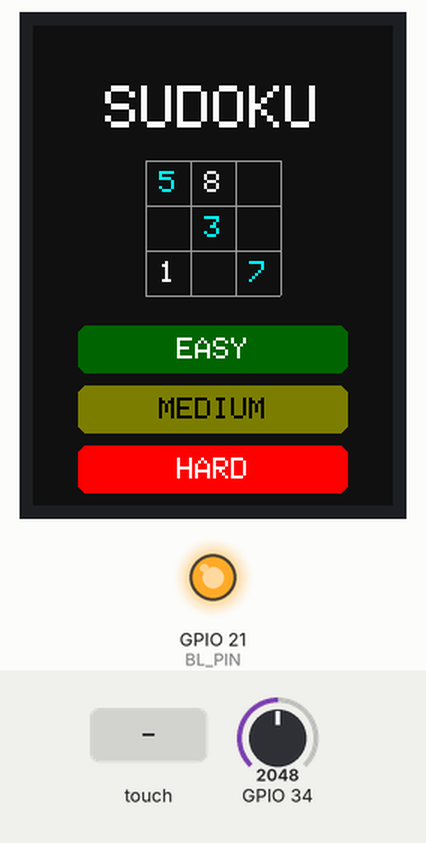
Simulated run of this sketch. Board: ESP32. Shown: 240×320 colour display, output pins drawn as LEDs (lit = HIGH). The test bench sets the inputs (shaded band); at power-on: GPIO 34 = 2048. Random numbers use the default seed unless the sketch sets one.

Above: at 1.5 s.
1.6 s: touch panel pressed at 13 % / 70 % of its raw x / y range
At 2.5 s:
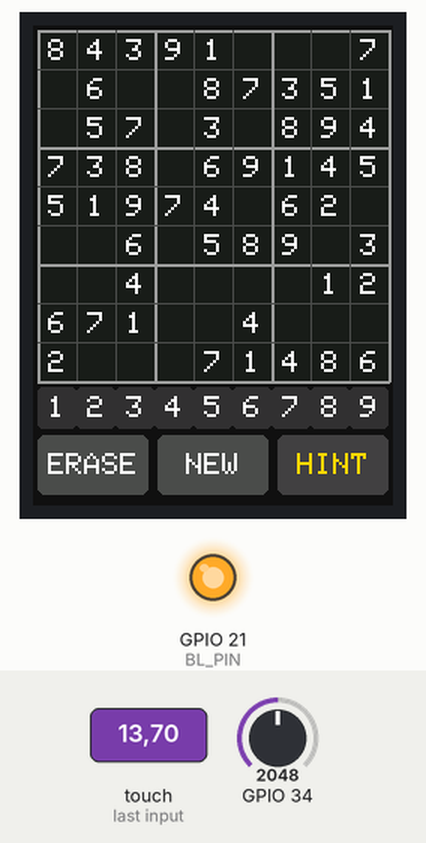
3.3 s: touch panel pressed at 13 % / 10 % of its raw x / y range
At 3.44 s:
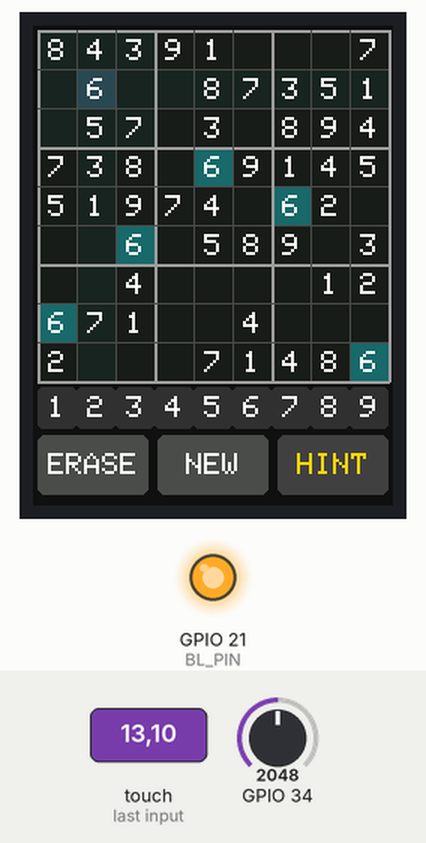
5.0 s: touch panel pressed at 38 % / 90 % of its raw x / y range
At 5.8 s:
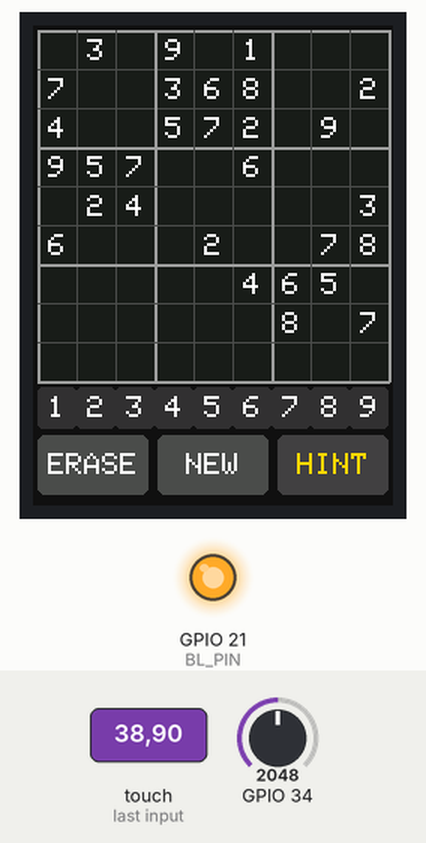
6.9 s: touch panel pressed at 87 % / 10 % of its raw x / y range
At 7.04 s:
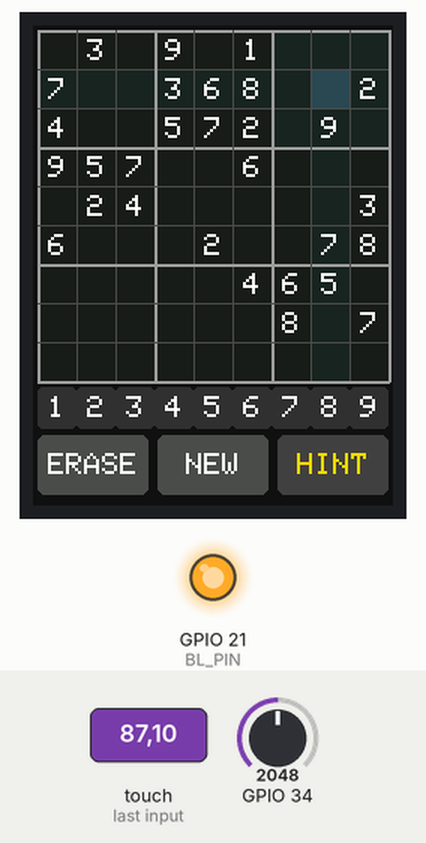
Timing chart, 0 to 9.6 s (numbered marks = the images above; inputs shaded):
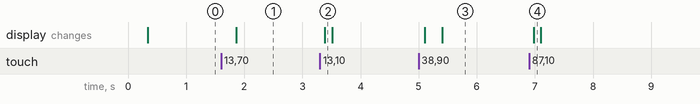

The sketch:

Sudoku_CYD.ino
```cpp
/*
 * ============================================================================
 *  SUDOKU - Minimal Sudoku Game for ESP32-2432S028R (Cheap Yellow Display)
 * ============================================================================
 *  TFT_eSPI User_Setup.h:  ILI9341_2_DRIVER, MOSI=13 SCLK=14 CS=15
 *                           DC=2 RST=12 BL=21 SPI_FREQ=55000000
 *  Board: ESP32 Dev Module
 *  Touch: XPT2046 on HSPI (CLK=25, MISO=39, MOSI=32, CS=33, IRQ=36)
 */
#include <SPI.h>
#include <TFT_eSPI.h>
#include <XPT2046_Touchscreen.h>
#include <SD.h>


// ── Hardware pins ──────────────────────────────────────────────────────────
#define TOUCH_CS  33
#define TOUCH_IRQ 36
#define BL_PIN    21

TFT_eSPI tft = TFT_eSPI();
SPIClass hsp(HSPI);
XPT2046_Touchscreen ts(TOUCH_CS, TOUCH_IRQ);

// ── Screen geometry (portrait 240×320) ─────────────────────────────────────
#define SW 240
#define SH 320

// Grid: 9×9 cells, 26px each = 234px, centered with 3px offset
#define CELL   26
#define GRID_X 3
#define GRID_Y 3
#define GRID_W (CELL * 9)  // 234

// Number picker: row of 9 buttons below the grid
#define PICK_Y (GRID_Y + GRID_W + 4)   // ~241
#define PICK_H 28

// Action buttons below number picker
#define BTN_Y  (PICK_Y + PICK_H + 4)   // ~273
#define BTN_H  40

// ── Colors ─────────────────────────────────────────────────────────────────
#define C_BG       0x1082  // Dark background
#define C_GRID     0x4A69  // Grid lines
#define C_THICK    0x9CF3  // Thick grid lines (3×3 borders)
#define C_CELL     0x18E3  // Cell background
#define C_SEL      0x2A4A  // Selected cell highlight
#define C_GIVEN    0xFFFF  // Given/clue numbers (white)
#define C_PLAYED   0x07FF  // Player-entered numbers (cyan)
#define C_ERROR    0xF800  // Error highlight (red)
#define C_PICKER   0x3186  // Number picker background
#define C_PICKSEL  0x07FF  // Selected number in picker
#define C_PICKTXT  0xFFFF  // Picker text
#define C_BTN      0x4A69  // Button background
#define C_BTNTXT   0xFFFF  // Button text
#define C_WIN      0x07E0  // Win text (green)
#define C_SAME     0x1B4D  // Highlight cells with same number

// ── Touch ──────────────────────────────────────────────────────────────────
#define TDEB 120
static unsigned long lastTouch = 0;

// ── Game state ─────────────────────────────────────────────────────────────
static uint8_t puzzle[9][9];   // Current board (0 = empty)
static uint8_t solution[9][9]; // Full solution
static bool    given[9][9];    // true = clue cell (immutable)
static int8_t  selR = -1, selC = -1;  // Selected cell (-1 = none)
static uint8_t selNum = 0;            // Selected number in picker (0 = none/erase)
static bool    won = false;
static uint8_t difficulty = 35;        // Number of cells to remove (higher = harder)

// ── Screens ────────────────────────────────────────────────────────────────
enum Screen { SCR_MENU, SCR_GAME };
static Screen screen = SCR_MENU;

// ── Random seed ────────────────────────────────────────────────────────────
// Uses analogRead noise for seeding
void seedRandom() {
  uint32_t seed = 0;
  for (int i = 0; i < 32; i++) {
    seed = (seed << 1) | (analogRead(34) & 1);
    delayMicroseconds(50);
  }
  randomSeed(seed);
}

// ══════════════════════════════════════════════════════════════════════════
//  SUDOKU GENERATOR
// ══════════════════════════════════════════════════════════════════════════

// Check if placing val at (r,c) is valid in the given board
bool isValid(uint8_t board[9][9], uint8_t r, uint8_t c, uint8_t val) {
  for (uint8_t i = 0; i < 9; i++) {
    if (board[r][i] == val) return false;
    if (board[i][c] == val) return false;
  }
  uint8_t br = (r / 3) * 3, bc = (c / 3) * 3;
  for (uint8_t i = 0; i < 3; i++)
    for (uint8_t j = 0; j < 3; j++)
      if (board[br + i][bc + j] == val) return false;
  return true;
}

// Fill the board using backtracking with randomized digit order
bool fillBoard(uint8_t board[9][9], uint8_t pos) {
  if (pos == 81) return true;
  uint8_t r = pos / 9, c = pos % 9;
  // Shuffle digits 1-9
  uint8_t digits[9] = {1,2,3,4,5,6,7,8,9};
  for (int i = 8; i > 0; i--) {
    int j = random(0, i + 1);
    uint8_t t = digits[i]; digits[i] = digits[j]; digits[j] = t;
  }
  for (uint8_t d = 0; d < 9; d++) {
    if (isValid(board, r, c, digits[d])) {
      board[r][c] = digits[d];
      if (fillBoard(board, pos + 1)) return true;
      board[r][c] = 0;
    }
  }
  return false;
}

// Generate a new puzzle
void generatePuzzle(uint8_t removals) {
  memset(solution, 0, sizeof(solution));
  fillBoard(solution, 0);

  // Copy solution to puzzle, then remove cells
  memcpy(puzzle, solution, sizeof(solution));
  memset(given, true, sizeof(given));

  // Randomly remove cells
  uint8_t removed = 0;
  uint16_t attempts = 0;
  while (removed < removals && attempts < 300) {
    uint8_t r = random(0, 9);
    uint8_t c = random(0, 9);
    if (puzzle[r][c] != 0) {
      puzzle[r][c] = 0;
      given[r][c] = false;
      removed++;
    }
    attempts++;
  }

  selR = -1; selC = -1; selNum = 0; won = false;
}

// Check if the board is fully and correctly solved
bool checkWin() {
  for (uint8_t r = 0; r < 9; r++)
    for (uint8_t c = 0; c < 9; c++)
      if (puzzle[r][c] != solution[r][c]) return false;
  return true;
}

// ══════════════════════════════════════════════════════════════════════════
//  DRAWING
// ══════════════════════════════════════════════════════════════════════════

void drawCenteredText(const char* txt, int16_t x, int16_t y, int16_t w,
                      uint8_t sz, uint16_t fg, uint16_t bg) {
  int16_t tw = strlen(txt) * 6 * sz;
  tft.setTextSize(sz);
  tft.setTextColor(fg, bg);
  tft.setCursor(x + (w - tw) / 2, y);
  tft.print(txt);
}

void drawGrid() {
  // Cell backgrounds
  for (uint8_t r = 0; r < 9; r++) {
    for (uint8_t c = 0; c < 9; c++) {
      int16_t x = GRID_X + c * CELL;
      int16_t y = GRID_Y + r * CELL;

      // Determine cell color
      uint16_t bg = C_CELL;
      bool isSelected = (r == selR && c == selC);

      // Highlight same-number cells
      if (selR >= 0 && selC >= 0 && puzzle[selR][selC] != 0 &&
          puzzle[r][c] == puzzle[selR][selC] && !isSelected) {
        bg = C_SAME;
      }

      // Highlight same row/col/box as selection
      if (selR >= 0 && selC >= 0 && !isSelected) {
        if (r == selR || c == selC ||
            (r/3 == selR/3 && c/3 == selC/3)) {
          if (bg == C_CELL) bg = 0x1924; // Subtle row/col highlight
        }
      }

      if (isSelected) bg = C_SEL;

      // Error check: player-entered number that conflicts
      bool isError = false;
      if (!given[r][c] && puzzle[r][c] != 0 && puzzle[r][c] != solution[r][c]) {
        isError = true;
      }

      tft.fillRect(x + 1, y + 1, CELL - 1, CELL - 1, bg);

      // Draw number
      if (puzzle[r][c] != 0) {
        char num[2] = { (char)('0' + puzzle[r][c]), 0 };
        uint16_t fg = given[r][c] ? C_GIVEN : (isError ? C_ERROR : C_PLAYED);
        drawCenteredText(num, x, y + 6, CELL, 2, fg, bg);
      }
    }
  }

  // Grid lines - thin lines for all cells
  for (uint8_t i = 0; i <= 9; i++) {
    int16_t x = GRID_X + i * CELL;
    int16_t y = GRID_Y + i * CELL;
    uint16_t color = (i % 3 == 0) ? C_THICK : C_GRID;
    uint8_t  thick = (i % 3 == 0) ? 2 : 1;
    // Vertical
    tft.fillRect(x, GRID_Y, thick, GRID_W + 1, color);
    // Horizontal
    tft.fillRect(GRID_X, y, GRID_W + 1, thick, color);
  }
}

void drawNumberPicker() {
  for (uint8_t i = 0; i < 9; i++) {
    int16_t x = GRID_X + i * CELL;
    uint16_t bg = (selNum == i + 1) ? C_PICKSEL : C_PICKER;
    uint16_t fg = (selNum == i + 1) ? 0x0000 : C_PICKTXT;
    tft.fillRoundRect(x, PICK_Y, CELL, PICK_H, 3, bg);
    char num[2] = { (char)('1' + i), 0 };
    drawCenteredText(num, x, PICK_Y + 6, CELL, 2, fg, bg);
  }
}

void drawButtons() {
  // Erase button
  tft.fillRoundRect(GRID_X, BTN_Y, 74, BTN_H, 5, C_BTN);
  drawCenteredText("ERASE", GRID_X, BTN_Y + 12, 74, 2, C_BTNTXT, C_BTN);

  // New Game button
  tft.fillRoundRect(GRID_X + 80, BTN_Y, 74, BTN_H, 5, C_BTN);
  drawCenteredText("NEW", GRID_X + 80, BTN_Y + 12, 74, 2, C_BTNTXT, C_BTN);

  // Hint button
  tft.fillRoundRect(GRID_X + 160, BTN_Y, 74, BTN_H, 5, 0x4208);
  drawCenteredText("HINT", GRID_X + 160, BTN_Y + 12, 74, 2, 0xFEA0, 0x4208);
}

void drawGameScreen() {
  tft.fillScreen(C_BG);
  drawGrid();
  drawNumberPicker();
  drawButtons();

  if (won) {
    tft.fillRoundRect(20, 130, 200, 50, 8, 0x0000);
    tft.drawRoundRect(20, 130, 200, 50, 8, C_WIN);
    drawCenteredText("SOLVED!", 20, 142, 200, 3, C_WIN, 0x0000);
  }
}

void drawMenuScreen() {
  tft.fillScreen(C_BG);

  drawCenteredText("SUDOKU", 0, 40, SW, 4, C_GIVEN, C_BG);

  // Decorative grid icon
  int16_t gx = 75, gy = 90;
  for (int i = 0; i <= 3; i++) {
    tft.drawFastHLine(gx, gy + i * 30, 90, C_THICK);
    tft.drawFastVLine(gx + i * 30, gy, 90, C_THICK);
  }
  // A few sample numbers
  tft.setTextSize(2); tft.setTextColor(C_PLAYED, C_BG);
  tft.setCursor(gx + 9, gy + 7);  tft.print("5");
  tft.setCursor(gx + 39, gy + 37); tft.print("3");
  tft.setCursor(gx + 69, gy + 67); tft.print("7");
  tft.setTextColor(C_GIVEN, C_BG);
  tft.setCursor(gx + 39, gy + 7);  tft.print("8");
  tft.setCursor(gx + 9, gy + 67);  tft.print("1");

  // Difficulty buttons
  int16_t by = 200;
  tft.fillRoundRect(30, by, 180, 32, 6, 0x0320);
  drawCenteredText("EASY", 30, by + 8, 180, 2, C_BTNTXT, 0x0320);

  tft.fillRoundRect(30, by + 40, 180, 32, 6, 0x7BE0);
  drawCenteredText("MEDIUM", 30, by + 48, 180, 2, 0x0000, 0x7BE0);

  tft.fillRoundRect(30, by + 80, 180, 32, 6, 0xF800);
  drawCenteredText("HARD", 30, by + 88, 180, 2, C_BTNTXT, 0xF800);
}

// ══════════════════════════════════════════════════════════════════════════
//  TOUCH HANDLING
// ══════════════════════════════════════════════════════════════════════════

void handleGameTouch(int16_t tx, int16_t ty) {
  // Grid tap — select a cell
  if (tx >= GRID_X && tx < GRID_X + GRID_W &&
      ty >= GRID_Y && ty < GRID_Y + GRID_W) {
    uint8_t c = (tx - GRID_X) / CELL;
    uint8_t r = (ty - GRID_Y) / CELL;
    if (c < 9 && r < 9) {
      if (selR == r && selC == c) {
        selR = -1; selC = -1; // Deselect on re-tap
      } else {
        selR = r; selC = c;
      }
      // If a number is selected in picker and cell is not given, place it
      if (selR >= 0 && selC >= 0 && !given[selR][selC] && selNum > 0 && !won) {
        puzzle[selR][selC] = selNum;
        if (checkWin()) won = true;
      }
      drawGrid();
      drawNumberPicker();
      if (won) {
        tft.fillRoundRect(20, 130, 200, 50, 8, 0x0000);
        tft.drawRoundRect(20, 130, 200, 50, 8, C_WIN);
        drawCenteredText("SOLVED!", 20, 142, 200, 3, C_WIN, 0x0000);
      }
    }
    return;
  }

  // Number picker tap
  if (ty >= PICK_Y && ty < PICK_Y + PICK_H &&
      tx >= GRID_X && tx < GRID_X + GRID_W) {
    uint8_t n = (tx - GRID_X) / CELL;
    if (n < 9) {
      uint8_t newNum = n + 1;
      if (selNum == newNum) {
        selNum = 0; // Deselect
      } else {
        selNum = newNum;
      }
      // If a cell is already selected, place the number
      if (selR >= 0 && selC >= 0 && !given[selR][selC] && selNum > 0 && !won) {
        puzzle[selR][selC] = selNum;
        if (checkWin()) won = true;
      }
      drawGrid();
      drawNumberPicker();
      if (won) {
        tft.fillRoundRect(20, 130, 200, 50, 8, 0x0000);
        tft.drawRoundRect(20, 130, 200, 50, 8, C_WIN);
        drawCenteredText("SOLVED!", 20, 142, 200, 3, C_WIN, 0x0000);
      }
    }
    return;
  }

  // Button taps
  if (ty >= BTN_Y && ty < BTN_Y + BTN_H) {
    // ERASE
    if (tx >= GRID_X && tx < GRID_X + 74) {
      if (selR >= 0 && selC >= 0 && !given[selR][selC] && !won) {
        puzzle[selR][selC] = 0;
        selNum = 0;
        drawGrid();
        drawNumberPicker();
      }
      return;
    }
    // NEW GAME
    if (tx >= GRID_X + 80 && tx < GRID_X + 154) {
      screen = SCR_MENU;
      drawMenuScreen();
      return;
    }
    // HINT
    if (tx >= GRID_X + 160 && tx < GRID_X + 234) {
      if (!won) {
        // Find a random empty cell and reveal it
        uint8_t empties[81]; uint8_t ne = 0;
        for (uint8_t r = 0; r < 9; r++)
          for (uint8_t c = 0; c < 9; c++)
            if (puzzle[r][c] == 0)
              empties[ne++] = r * 9 + c;
        if (ne > 0) {
          uint8_t pick = empties[random(0, ne)];
          uint8_t r = pick / 9, c = pick % 9;
          puzzle[r][c] = solution[r][c];
          given[r][c] = true;  // Mark as given so it can't be erased
          selR = r; selC = c;
          if (checkWin()) won = true;
          drawGrid();
          if (won) {
            tft.fillRoundRect(20, 130, 200, 50, 8, 0x0000);
            tft.drawRoundRect(20, 130, 200, 50, 8, C_WIN);
            drawCenteredText("SOLVED!", 20, 142, 200, 3, C_WIN, 0x0000);
          }
        }
      }
      return;
    }
  }
}

void handleMenuTouch(int16_t tx, int16_t ty) {
  int16_t by = 200;
  if (tx >= 30 && tx < 210) {
    if (ty >= by && ty < by + 32) {
      difficulty = 30;  // Easy
    } else if (ty >= by + 40 && ty < by + 72) {
      difficulty = 42;  // Medium
    } else if (ty >= by + 80 && ty < by + 112) {
      difficulty = 52;  // Hard
    } else {
      return;
    }
    tft.fillScreen(C_BG);
    drawCenteredText("Generating...", 0, 140, SW, 2, C_GIVEN, C_BG);
    generatePuzzle(difficulty);
    screen = SCR_GAME;
    drawGameScreen();
  }
}

// ══════════════════════════════════════════════════════════════════════════
//  SETUP & LOOP
// ══════════════════════════════════════════════════════════════════════════

void setup() {
  Serial.begin(115200);
  pinMode(BL_PIN, OUTPUT);
  digitalWrite(BL_PIN, HIGH);

  tft.init();
  tft.setRotation(0);  // Portrait 240×320
  tft.fillScreen(C_BG);
  tft.setTextWrap(false);

  // Touch on HSPI (same config as reference project)
  hsp.begin(25, 39, 32, TOUCH_CS);
  ts.begin(hsp);
  ts.setRotation(0);

  seedRandom();

  screen = SCR_MENU;
  drawMenuScreen();
}

void loop() {
  unsigned long now = millis();

  // Read touch with debounce
  if (ts.touched() && (now - lastTouch) > TDEB) {
    TS_Point p = ts.getPoint();
    lastTouch = now;

    // Map raw touch coordinates to screen pixels
    int16_t tx = map(p.x, 200, 3800, 0, SW);
    int16_t ty = map(p.y, 200, 3800, 0, SH);
    tx = constrain(tx, 0, SW - 1);
    ty = constrain(ty, 0, SH - 1);

    switch (screen) {
      case SCR_MENU: handleMenuTouch(tx, ty); break;
      case SCR_GAME: handleGameTouch(tx, ty); break;
    }
  }
}
```

Measured:
- after the input at 1.6 s, the display: changes after 0.26 s (image 1)
- after the input at 3.3 s, the display: changes after 0.09 s (image 2)
- after the input at 5.0 s, the display: first changes after 0.11 s (image 3 shows a later state)
- after the input at 6.9 s, the display: changes after 0.08 s (image 4)
